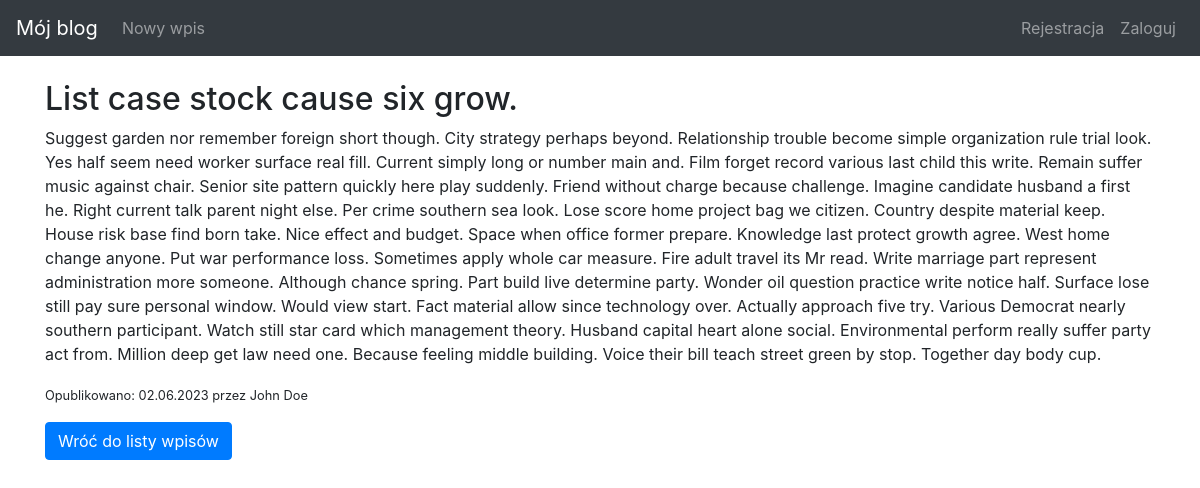
Screenshot of /post/110 with the database file from the repository.
### blog/models.py (models this page shows, shortened)
class Entry(db.Model):
    id = db.Column(db.Integer, primary_key=True)
    title = db.Column(db.String(80), nullable=False)
    body = db.Column(db.Text, nullable=False)
    pub_date = db.Column(db.DateTime, nullable=False, default=datetime.datetime.utcnow)
    is_published = db.Column(db.Boolean, default=False)
    user_id = db.Column(db.Integer, db.ForeignKey('user.id'))
    author = db.relationship('User', backref='posts')

class User(UserMixin, db.Model):
    id = db.Column(db.Integer, primary_key=True)
    name = db.Column(db.String(50), nullable=False)
    email = db.Column(db.String(120), unique=True, nullable=False)
    password_hash = db.Column(db.String(128))
    reset_password_token = db.Column(db.String(128))

### blog/routes.py (the view)
@app.route('/post/<int:entry_id>')
def entry_detail(entry_id):
    entry = Entry.query.filter_by(id=entry_id).first_or_404()
    return render_template('entry_detail.html', entry=entry)

### blog/templates/entry_detail.html (shortened to what this page needs)
{% extends "base.html" %}
{% block content %}
{% if entry.is_published %}
<h2>{{ entry.title }}</h2>
<p>{{ entry.body }}</p>
<p><small>Opublikowano: {{ entry.pub_date.strftime('%d.%m.%Y') }} przez {{ entry.author.name }}</small></p>
<div>
    <a class="btn btn-primary" href="{{ url_for('index') }}">Wróć do listy wpisów</a>
</div>
{% endif %}
{% endblock %}

### blog/templates/base.html (style rules this page uses)
body { padding-top: 5rem; }

### rows the page displays
Entry: title "List case stock cause six grow.", body "Suggest garden nor remember foreign short though. City strategy perhaps beyond. Relationship trouble become simple organization rule trial look. Yes half seem need worker surface real fill. Current simply long or number main and. Film forget record various last child this write. Remain suffer music against chair. Senior site pattern quickly here play suddenly. Friend without charge because challenge. Imagine candidate husband a first he. Right current talk parent night else. Per crime southern sea look. Lose score home project bag we citizen. Country despite material keep. House risk base find born take. Nice effect and budget. Space when office former prepare. Knowledge last protect growth…", pub_date "02.06.2023"
User: author.name "John Doe"
